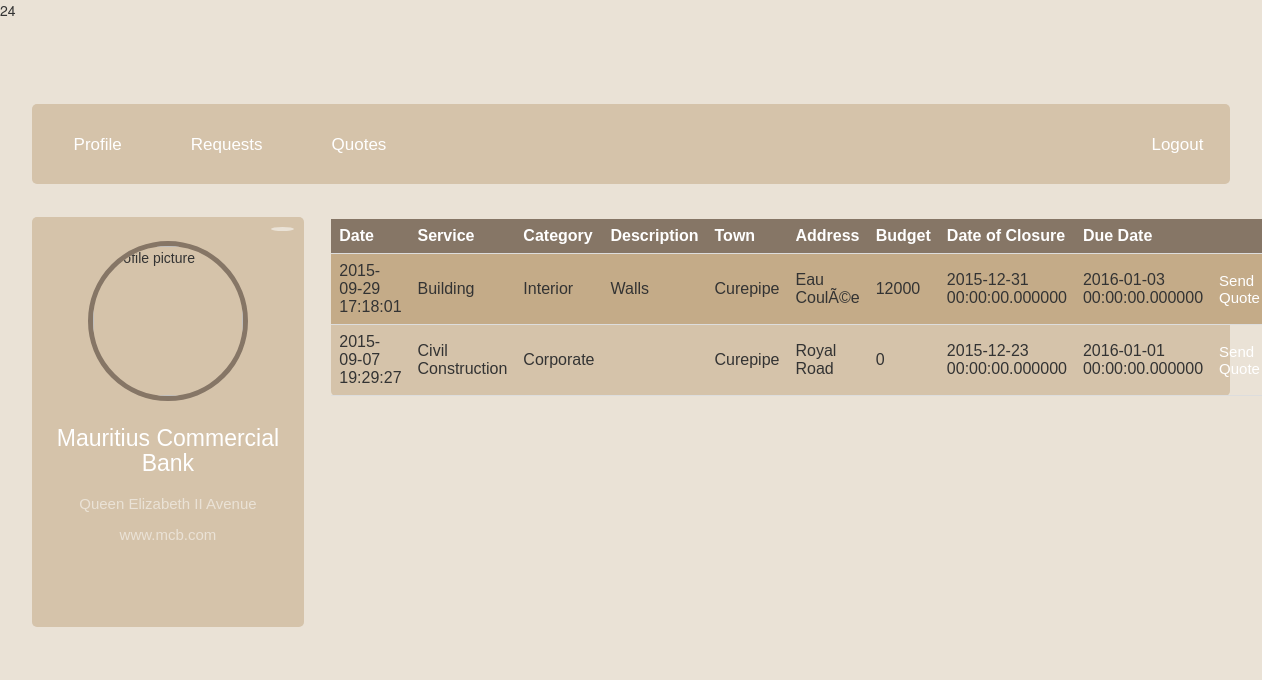
/companyprofile.php?page=companyrequest (signed in), run on the app's committed database.
### tables this page shows
CREATE TABLE IF NOT EXISTS `company_table` (
  `company_id` int(6) NOT NULL AUTO_INCREMENT,
  `login_id` int(6) NOT NULL,
  `company_name` varchar(64) NOT NULL,
  `brn` int(9) NOT NULL,
  `main_town` varchar(64) NOT NULL,
  `address` varchar(255) NOT NULL,
  `zip_code` int(5) NOT NULL,
  `no_of_employees` int(4) NOT NULL,
  `first_name` varchar(64) NOT NULL,
  `last_name` varchar(64) NOT NULL,
  `email` varchar(64) NOT NULL,
  `tel_mobile` int(15) NOT NULL,
  `tel_other` int(15) NOT NULL,
  `fax` int(15) NOT NULL,
  `website` varchar(64) NOT NULL,
  `company_rating` int(1) NOT NULL,
  PRIMARY KEY (`company_id`)
);

CREATE TABLE IF NOT EXISTS `request_table` (
  `request_id` int(6) NOT NULL AUTO_INCREMENT,
  `customer_id` int(6) NOT NULL,
  `date_of_request` datetime NOT NULL DEFAULT CURRENT_TIMESTAMP,
  `category_id` int(6) NOT NULL,
  `service_id` int(6) NOT NULL,
  `description` varchar(255) NOT NULL,
  `main_town` varchar(64) NOT NULL,
  `address` varchar(255) NOT NULL,
  `budget` int(7) NOT NULL,
  `date_of_closure` datetime(6) NOT NULL,
  `due_date` datetime(6) NOT NULL,
  PRIMARY KEY (`request_id`),
  KEY `customer_id` (`customer_id`),
  KEY `category_id` (`category_id`),
  KEY `service_id` (`service_id`)
);

CREATE TABLE IF NOT EXISTS `services_table` (
  `service_id` int(6) NOT NULL AUTO_INCREMENT,
  `service` varchar(64) NOT NULL,
  PRIMARY KEY (`service_id`)
);

CREATE TABLE IF NOT EXISTS `category_table` (
  `cat_id` int(6) NOT NULL AUTO_INCREMENT,
  `category` varchar(64) NOT NULL,
  PRIMARY KEY (`cat_id`)
);

### companyrequest.php (the view, shortened to what this page needs)
<div class="table">
<?php
$company_id = $user['company_id'];
$sql = "SELECT * FROM combination_table Where company_id = $company_id";
$result = mysqli_query($mysqli, $sql);
if (mysqli_num_rows($result) > 0) {
    print '<table id="table">';
    print '<tr>';
    	print '<th>Date</th>';
    	print '<th>Service</th>';
    	print '<th>Category</th>';
    	print '<th>Description</th>';
    	print '<th>Town</th>';
    	print '<th>Address</th>';
    	print '<th>Budget</th>';
    	print '<th>Date of Closure</th>';
    	print '<th>Due Date</th>';
    	print '<th> </th>';
    print '</tr>';
    while($row = mysqli_fetch_assoc($result)) {
        $service_id = $row['service_id'];
        $category_id = $row['cat_id'];
        $sql_request = "SELECT * FROM request_table rt, services_table st, category_table ct Where st.service_id = rt.service_id AND ct.cat_id = rt.category_id AND rt.service_id = $service_id AND rt.category_id = $category_id";
        $result_request = mysqli_query($mysqli, $sql_request);
        if (mysqli_num_rows($result_request) > 0) {
        	while($row_request = mysqli_fetch_assoc($result_request)) {
        		print '<tr onClick = "readValues(this)">';
        			print '<td>'.$row_request['date_of_request'].'</td>';
        			print '<td>'.$row_request['service'].'</td>';
        			print '<td>'.$row_request['category'].'</td>';
        			print '<td>'.$row_request['description'].'</td>';
        			print '<td>'.$row_request['main_town'].'</td>';
        			print '<td>'.$row_request['address'].'</td>';
        			print '<td>'.$row_request['budget'].'</td>';
        			print '<td>'.$row_request['date_of_closure'].'</td>';
        			print '<td>'.$row_request['due_date'].'</td>';
        			print '<td><a href="#popup" data-company="'.$company_id.'"  data-request="'.$row_request['request_id'].'" class="up">Send Quote</a></div></td>';
        	}
        }
    }
} else {
    echo "0 results";
}
?>
      </div>
    </div>
</div>

### companyprofile.php (shortened to what this page needs)
<?php
include('includes/connection.php');
$page="companyprofileinfo";
  if (isset($_GET['page'])){
    $page=$_GET['page'];
  }
$user = array();
                $access_level = $_SESSION['access_level'];
                $userid = $_SESSION['userid'];
                print $userid;
                if($access_level == 2){
                  $sql = "SELECT * FROM company_table WHERE login_id=" . $userid;
                  $result = mysqli_query($mysqli, $sql);
                  if (mysqli_num_rows($result) > 0) {
                    $user = mysqli_fetch_assoc($result);
                  }
                }
                else{
                      $sql = "SELECT * FROM customer_table WHERE login_id=" . $userid;
                  $result = mysqli_query($mysqli, $sql);
                  if (mysqli_num_rows($result) > 0) {
                    $user = mysqli_fetch_assoc($result);
                  }
                }
                ?>
<!DOCTYPE HTML>
<html>
<head>
<link rel="stylesheet" href="css/style.css" />
</head>
<body>
  <div id="wrapper">
    <div id="main_content">
    <body>
        <div class="main-container">
            <header class="block">
                <ul class="header-menu horizontal-list">
                    <li>
                        <a class="header-menu-tab" href="companyprofile.php"><span class="icon entypo-cog scnd-font-color"></span>Profile</a>
                    </li>
                    <li>
                        <a class="header-menu-tab" href="companyprofile.php?page=companyrequest"><span class="icon fontawesome-user scnd-font-color"></span>Requests</a>
                    </li>
                    <li>
                        <a class="header-menu-tab" href="companyprofile.php?page=quotes"><span class="icon fontawesome-envelope scnd-font-color"></span>Quotes</a>
                    </li>
                    <li style="float:right;">
                        <a class="header-menu-tab"  href="index.php?action=logout"><span class="icon fontawesome-star-empty scnd-font-color"></span>Logout</a>
                    </li>
                </ul>
                <div class="profile-menu">
                </div>
            </header>
            <div class="left-container container">
                <div class="profile block">
                    <a class="add-button" ><span class="icon entypo-plus scnd-font-color"></span></a>
                    <div class="profile-picture big-profile-picture clear">
                        <img width="150px" alt="profile picture" src="http://www.readingfc.co.uk/images/common/bg_player_profile_default_big.png" >
                    </div>
                    <h1 class="user-name">
                      <?php
                        if($access_level == 3){
                          print $user['first_name'].' '.$user['last_name'];
                        }
                        else{
                          print $user['company_name'];
                        }
                      ?>
                    </h1>
                    <?php
                  $sql = "SELECT * FROM company_table WHERE login_id=" . $userid;
                  $result = mysqli_query($mysqli, $sql);
                  while($row = mysqli_fetch_assoc($result)){
                    print '<div class="profile-description">';
                    print '<p class="scnd-font-color">' .$row['address']. '</p>';
                    print '<a class="scnd-font-color" href="http://' .$row['website']. '">' .$row['website']. '</a>';
                    print '</div>';
                  }
                    ?>
                </div>
                </div>
            <div class="right-container container">
                <div class="join-newsletter block">
                  <div id="main-content">
                    <?php include($page.'.php');?>
                  </div>
                </div>
    </body>
</body>
</html>

### css/style.css (style rules this page uses)
[class*="entypo-"]:before { font-family: 'entypo', sans-serif; }
[class*="fontawesome-"]:before { font-family: 'FontAwesome', sans-serif; }
* { -webkit-box-sizing: border-box; -moz-box-sizing: border-box; box-sizing: border-box; }
body { background: #eae2d6; }
ul { list-style-type: none; margin: 0; padding-left: 0; }
h1 { font-size: 23px; }
p { font-size: 15px; }
a { text-decoration: none; font-size: 15px; }
h1, h2, p, a, span { color: #fff; }
.scnd-font-color { color: #eae2d6; }
.horizontal-list { margin: 0; padding: 0; list-style-type: none; }
.horizontal-list li { float: left; }
.clear { clear: both; }
.icon { font-size: 25px; }
.profile-picture { border-radius: 100%; overflow: hidden; -webkit-box-sizing: content-box; -moz-box-sizing: content-box; box-sizing: content-box; }
.big-profile-picture { margin: 0 auto; border: 5px solid #867666; width: 150px; height: 150px; }
.main-container { font-family: 'Ubuntu', sans-serif; width: 95%; height: 1725px; margin: 6em auto; }
header { height: 80px; }
.header-menu { font-size: 17px; line-height: 80px; }
.header-menu li { position: relative; -webkit-transform: translateZ(0); }
.header-menu-tab { padding: 0 27px; display: block; line-height: 74px; font-size: 17px; -webkit-transition: background .3s; transition: background .3s; }
.header-menu-tab .icon { padding-right: 15px; }
.profile-menu { float: right; height: 80px; padding-right: 20px; }
.container { float: left; width: 300px; padding-left: 0px; }
.block { margin-bottom: 25px; background: #d5c3aa; border-radius: 5px; }
.left-container { width: 24%; margin-right: 1%; }
.profile { height: 410px; margin-top: 8px; }
.add-button .icon { float: right; line-height: 18px; width: 23px; border: 2px solid; border-radius: 100%; font-size: 18px; text-align: center; margin: 10px; }
.user-name { margin: 25px 0 16px; text-align: center; }
.profile-description { width: 210px; margin: 0 auto; text-align: center; }
.right-container { width: 75%; padding-right: 0px; }
table { border-collapse: collapse; width: 100%; }
th, td { padding: 8px; text-align: left; border-bottom: 1px solid #ddd; }
tr:nth-child(even) { background-color: #c4ab88 }
th { background-color: #867666; color: white; }

### data on the page
company_table: company_name "Mauritius Commercial Bank", address "Queen Elizabeth II Avenue", website "www.mcb.com"
request_table: date_of_request "2015-09-29 17:18:01", service.service "Building", category_table.category "Interior", description "Walls", main_town "Curepipe", address "Eau CoulÃ©e", budget "12000", date_of_closure "2015-12-31 00:00:00.000000", due_date "2016-01-03 00:00:00.000000"
request_table: date_of_request "2015-09-07 19:29:27", service.service "Civil Construction", category_table.category "Corporate", main_town "Curepipe", address "Royal Road", budget "0", date_of_closure "2015-12-23 00:00:00.000000", due_date "2016-01-01 00:00:00.000000"

### other printed values
$userid "4"
